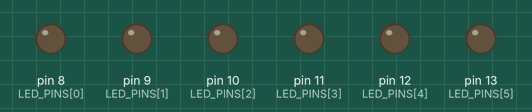
Recording of a sketch running on a simulated Arduino Uno, built with avr-gcc and run on an emulated ATmega328P. On the bench: output pins drawn as LEDs (lit = HIGH). Random numbers use the default seed unless the sketch sets one.

Above: at 1.8 s.
At 11.48 s:
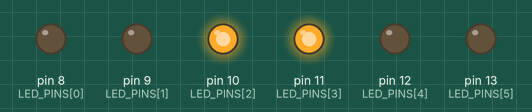
At 13.88 s:
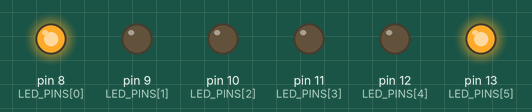
At 21.4 s:
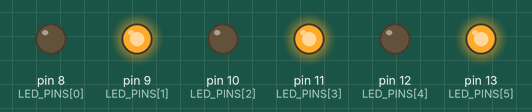
At 22.1 s:
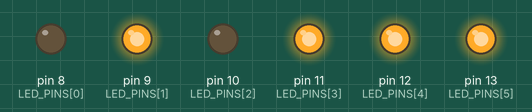
At 38.6 s:
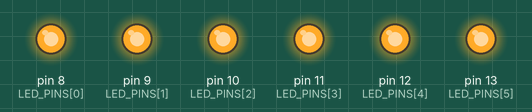
Timing chart, 0 to 40.0 s (numbered marks = the images above):
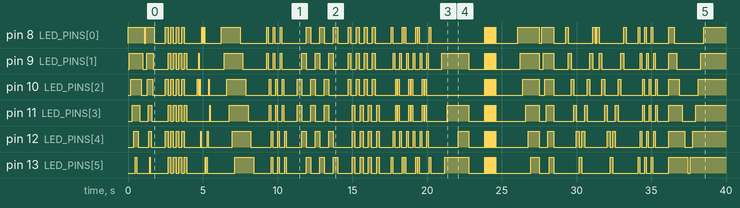

The sketch:

EMICIDA.ino
```cpp
// Definição dos pinos onde os LEDs estão conectados (8 a 13)
const int LED_PINS[] = {8, 9, 10, 11, 12, 13};
const int NUM_LEDS = 6;

// Constantes para controle de tempo (em milissegundos)
const int DELAY_EXTREMO = 50; // Para flashes muito rápidos
const int DELAY_RAPIDO = 100;
const int DELAY_MEDIO = 180;
const int DELAY_LENTO = 300;
const int DELAY_PAUSA = 700; // Pausa longa entre as sequências

void setup() {
  // Configura todos os pinos dos LEDs como OUTPUT
  for (int i = 0; i < NUM_LEDS; i++) {
    pinMode(LED_PINS[i], OUTPUT);
    digitalWrite(LED_PINS[i], LOW); // Garante que estão todos apagados
  }
  // Inicializa o gerador de números aleatórios
  randomSeed(analogRead(A0));
}

// ---------------------------------------------
// --- 10 Funções de Sequência de Pisca-Pisca (Originais) ---
// ---------------------------------------------

// 1. Vai e Volta (Efeito de Carro de Corrida)
void sequenciaVaiEVolta(int tempo) {
  for (int i = 0; i < NUM_LEDS; i++) {
    digitalWrite(LED_PINS[i], HIGH);
    delay(tempo);
  }
  for (int i = NUM_LEDS - 1; i >= 0; i--) {
    digitalWrite(LED_PINS[i], LOW);
    delay(tempo);
  }
}

// 2. Alternada (Pares e Ímpares)
void sequenciaAlternada(int tempo) {
  for (int i = 0; i < NUM_LEDS; i += 2) {
    digitalWrite(LED_PINS[i], HIGH);
  }
  delay(tempo);
  for (int i = 0; i < NUM_LEDS; i += 2) {
    digitalWrite(LED_PINS[i], LOW);
  }
  for (int i = 1; i < NUM_LEDS; i += 2) {
    digitalWrite(LED_PINS[i], HIGH);
  }
  delay(tempo);
  for (int i = 1; i < NUM_LEDS; i += 2) {
    digitalWrite(LED_PINS[i], LOW);
  }
}

// 3. Concentração (Centro para as Pontas e Volta)
void sequenciaConcentracao(int tempo) {
  for (int i = 0; i < NUM_LEDS / 2; i++) {
    digitalWrite(LED_PINS[NUM_LEDS / 2 - 1 - i], HIGH);
    digitalWrite(LED_PINS[NUM_LEDS / 2 + i], HIGH);
    delay(tempo);
    digitalWrite(LED_PINS[NUM_LEDS / 2 - 1 - i], LOW);
    digitalWrite(LED_PINS[NUM_LEDS / 2 + i], LOW);
  }
}

// 4. Flash (Todos Juntos)
void sequenciaFlash(int repeticoes, int tempo) {
  for (int r = 0; r < repeticoes; r++) {
    for (int i = 0; i < NUM_LEDS; i++) {
      digitalWrite(LED_PINS[i], HIGH);
    }
    delay(tempo);
    for (int i = 0; i < NUM_LEDS; i++) {
      digitalWrite(LED_PINS[i], LOW);
    }
    delay(tempo);
  }
}

// 5. Deslizar (Preenchimento e Limpeza na mesma direção)
void sequenciaDeslizar(int tempo) {
  // Acende do 8 ao 13, mantendo acesos
  for (int i = 0; i < NUM_LEDS; i++) {
    digitalWrite(LED_PINS[i], HIGH);
    delay(tempo);
  }
  delay(DELAY_MEDIO); // Mantém aceso por um tempo
  // Apaga do 8 ao 13
  for (int i = 0; i < NUM_LEDS; i++) {
    digitalWrite(LED_PINS[i], LOW);
    delay(tempo);
  }
}

// 6. Aleatória (Pisca um LED por vez em posições não ordenadas)
void sequenciaAleatoria(int ciclos, int tempo) {
  for (int c = 0; c < ciclos; c++) {
    int pino_aleatorio = random(0, NUM_LEDS);
    digitalWrite(LED_PINS[pino_aleatorio], HIGH);
    delay(tempo);
    digitalWrite(LED_PINS[pino_aleatorio], LOW);
    delay(tempo / 2);
  }
}

// 7. Sequência Ping-Pong (Pontas para o centro e volta - Acende e Apaga no passo)
void sequenciaPingPong(int tempo) {
  // Pontas para o centro (Acende & Apaga)
  for (int i = 0; i < NUM_LEDS / 2; i++) {
    digitalWrite(LED_PINS[i], HIGH);
    digitalWrite(LED_PINS[NUM_LEDS - 1 - i], HIGH);
    delay(tempo);
    digitalWrite(LED_PINS[i], LOW);
    digitalWrite(LED_PINS[NUM_LEDS - 1 - i], LOW);
    delay(tempo / 2);
  }
  // Centro para as pontas (Acende & Apaga)
  for (int i = NUM_LEDS / 2 - 1; i >= 0; i--) {
    digitalWrite(LED_PINS[i], HIGH);
    digitalWrite(LED_PINS[NUM_LEDS - 1 - i], HIGH);
    delay(tempo);
    digitalWrite(LED_PINS[i], LOW);
    digitalWrite(LED_PINS[NUM_LEDS - 1 - i], LOW);
    delay(tempo / 2);
  }
}

// 8. Aleatória com Rastro (Acumula LEDs acesos e limpa)
void sequenciaAleatoriaRastro(int passos, int tempo) {
  // Acende LEDs aleatórios, mantendo-os acesos
  for (int p = 0; p < passos; p++) {
    int pino_aleatorio = random(0, NUM_LEDS);
    digitalWrite(LED_PINS[pino_aleatorio], HIGH);
    delay(tempo);
  }

  // Apaga todos de uma vez
  for (int i = 0; i < NUM_LEDS; i++) {
    digitalWrite(LED_PINS[i], LOW);
  }
  delay(tempo * 2);
}

// 9. Sequência Dupla (Pisca em Pares: 8&9, 10&11, 12&13)
void sequenciaDupla(int tempo) {
  for (int i = 0; i < NUM_LEDS; i += 2) {
    // Acende o par
    digitalWrite(LED_PINS[i], HIGH);
    digitalWrite(LED_PINS[i + 1], HIGH);
    delay(tempo);

    // Apaga o par
    digitalWrite(LED_PINS[i], LOW);
    digitalWrite(LED_PINS[i + 1], LOW);
    delay(tempo / 2);
  }
}

// 10. Sequência Metades Alternadas (1ª Metade pisca, depois a 2ª)
void sequenciaMetades(int tempo) {
  // Acende e apaga a primeira metade (8, 9, 10)
  for (int i = 0; i < NUM_LEDS / 2; i++) {
    digitalWrite(LED_PINS[i], HIGH);
  }
  delay(tempo);
  for (int i = 0; i < NUM_LEDS / 2; i++) {
    digitalWrite(LED_PINS[i], LOW);
  }
  delay(tempo / 2);

  // Acende e apaga a segunda metade (11, 12, 13)
  for (int i = NUM_LEDS / 2; i < NUM_LEDS; i++) {
    digitalWrite(LED_PINS[i], HIGH);
  }
  delay(tempo);
  for (int i = NUM_LEDS / 2; i < NUM_LEDS; i++) {
    digitalWrite(LED_PINS[i], LOW);
  }
  delay(tempo / 2);
}

// ---------------------------------------------
// --- 10 NOVAS Funções de Sequência de Pisca-Pisca ---
// ---------------------------------------------

// 11. Ondas (Acende um por um, apaga todos juntos)
void sequenciaOndas(int tempo) {
  for (int i = 0; i < NUM_LEDS; i++) {
    digitalWrite(LED_PINS[i], HIGH);
    delay(tempo);
  }
  delay(tempo * 2);
  for (int i = 0; i < NUM_LEDS; i++) {
    digitalWrite(LED_PINS[i], LOW);
  }
  delay(tempo);
}

// 12. Pêndulo (Vai e Volta, Apagando o anterior)
void sequenciaPendulo(int tempo) {
  // Vai
  for (int i = 0; i < NUM_LEDS; i++) {
    digitalWrite(LED_PINS[i], HIGH);
    if (i > 0) digitalWrite(LED_PINS[i - 1], LOW);
    delay(tempo);
  }
  // Volta
  for (int i = NUM_LEDS - 2; i >= 0; i--) {
    digitalWrite(LED_PINS[i], HIGH);
    digitalWrite(LED_PINS[i + 1], LOW);
    delay(tempo);
  }
  digitalWrite(LED_PINS[0], LOW); // Apaga o último
  delay(tempo / 2);
}

// 13. Piscada Externa/Interna (Alterna entre as pontas e os interiores)
void sequenciaExternaInterna(int tempo) {
  // Externa (8 & 13)
  digitalWrite(LED_PINS[0], HIGH);
  digitalWrite(LED_PINS[NUM_LEDS - 1], HIGH);
  delay(tempo);
  digitalWrite(LED_PINS[0], LOW);
  digitalWrite(LED_PINS[NUM_LEDS - 1], LOW);
  delay(tempo / 2);

  // Interior (9 & 12)
  digitalWrite(LED_PINS[1], HIGH);
  digitalWrite(LED_PINS[NUM_LEDS - 2], HIGH);
  delay(tempo);
  digitalWrite(LED_PINS[1], LOW);
  digitalWrite(LED_PINS[NUM_LEDS - 2], LOW);
  delay(tempo / 2);

  // Centro (10 & 11)
  digitalWrite(LED_PINS[2], HIGH);
  digitalWrite(LED_PINS[NUM_LEDS - 3], HIGH);
  delay(tempo);
  digitalWrite(LED_PINS[2], LOW);
  digitalWrite(LED_PINS[NUM_LEDS - 3], LOW);
  delay(tempo / 2);
}

// 14. Corrida Reversa (Vai e Volta, mas apagando ao invés de acender)
void sequenciaCorridaReversa(int tempo) {
  // Primeiro, acende todos
  for (int i = 0; i < NUM_LEDS; i++) {
    digitalWrite(LED_PINS[i], HIGH);
  }
  delay(tempo * 2);

  // Apaga do 8 ao 13
  for (int i = 0; i < NUM_LEDS; i++) {
    digitalWrite(LED_PINS[i], LOW);
    delay(tempo);
  }
  // Acende do 13 ao 8
  for (int i = NUM_LEDS - 1; i >= 0; i--) {
    digitalWrite(LED_PINS[i], HIGH);
    delay(tempo);
  }
  delay(tempo);
}

// 15. Acende um a um, apaga um a um na ordem oposta
void sequenciaPreencherInverter(int tempo) {
  // Preenche (8 -> 13)
  for (int i = 0; i < NUM_LEDS; i++) {
    digitalWrite(LED_PINS[i], HIGH);
    delay(tempo);
  }
  delay(tempo * 2);

  // Apaga (13 -> 8)
  for (int i = NUM_LEDS - 1; i >= 0; i--) {
    digitalWrite(LED_PINS[i], LOW);
    delay(tempo);
  }
}

// 16. Flash Duplo Alternado (Pares piscam 2x, depois Ímpares 2x)
void sequenciaFlashAlternadoDuplo(int tempo) {
  // Pares 2x
  for(int r = 0; r < 2; r++) {
    for (int i = 0; i < NUM_LEDS; i += 2) {
      digitalWrite(LED_PINS[i], HIGH);
    }
    delay(tempo);
    for (int i = 0; i < NUM_LEDS; i += 2) {
      digitalWrite(LED_PINS[i], LOW);
    }
    delay(tempo);
  }

  // Ímpares 2x
  for(int r = 0; r < 2; r++) {
    for (int i = 1; i < NUM_LEDS; i += 2) {
      digitalWrite(LED_PINS[i], HIGH);
    }
    delay(tempo);
    for (int i = 1; i < NUM_LEDS; i += 2) {
      digitalWrite(LED_PINS[i], LOW);
    }
    delay(tempo);
  }
}

// 17. Duplo Vai e Volta (Dois LEDs acesos "correndo" juntos)
void sequenciaDuploCorrida(int tempo) {
  // Vai (8&9, 9&10, ..., 12&13)
  for (int i = 0; i < NUM_LEDS - 1; i++) {
    digitalWrite(LED_PINS[i], HIGH);
    digitalWrite(LED_PINS[i + 1], HIGH);
    if (i > 0) digitalWrite(LED_PINS[i - 1], LOW); // Apaga o anterior
    delay(tempo);
  }

  // Volta (13&12, 12&11, ..., 9&8)
  for (int i = NUM_LEDS - 2; i >= 0; i--) {
    digitalWrite(LED_PINS[i], HIGH);
    digitalWrite(LED_PINS[i + 1], HIGH);
    if (i < NUM_LEDS - 2) digitalWrite(LED_PINS[i + 2], LOW); // Apaga o anterior
    delay(tempo);
  }
  // Apaga os dois últimos (8 e 9)
  digitalWrite(LED_PINS[0], LOW);
  digitalWrite(LED_PINS[1], LOW);
  delay(tempo / 2);
}

// 18. Contagem Binária (Demonstração visual de 0 a 63 - requer 6 LEDs)
// OBS: 6 LEDs dão $2^6 = 64$ estados, de 0 a 63.
void sequenciaContagemBinaria(int tempo) {
  for (int j = 0; j < 64; j++) { // 64 estados (0 a 63)
    for (int i = 0; i < NUM_LEDS; i++) {
      // Verifica o bit na posição 'i'
      if ((j >> i) & 1) {
        digitalWrite(LED_PINS[i], HIGH);
      } else {
        digitalWrite(LED_PINS[i], LOW);
      }
    }
    delay(tempo);
  }
}

// 19. Piscada Aleatória em Grupo (3 LEDs aleatórios piscam juntos)
void sequenciaGrupoAleatorio(int ciclos, int tempo) {
  for (int c = 0; c < ciclos; c++) {
    int pinos_acesos[3];

    // Seleciona 3 pinos únicos aleatoriamente
    for(int i = 0; i < 3; i++) {
      int novo_pino;
      bool repetido;
      do {
        novo_pino = random(0, NUM_LEDS);
        repetido = false;
        for(int j = 0; j < i; j++) {
          if (pinos_acesos[j] == novo_pino) {
            repetido = true;
            break;
          }
        }
      } while (repetido);
      pinos_acesos[i] = novo_pino;
      digitalWrite(LED_PINS[novo_pino], HIGH);
    }

    delay(tempo);

    // Apaga os 3 pinos
    for(int i = 0; i < 3; i++) {
      digitalWrite(LED_PINS[pinos_acesos[i]], LOW);
    }
    delay(tempo / 2);
  }
}

// 20. Sequência de Alarme (Flash rápido externo, depois Flash lento geral)
void sequenciaAlarme(int tempo) {
  // Flash externo rápido (8 e 13)
  for (int r = 0; r < 4; r++) {
    digitalWrite(LED_PINS[0], HIGH);
    digitalWrite(LED_PINS[NUM_LEDS - 1], HIGH);
    delay(tempo / 2);
    digitalWrite(LED_PINS[0], LOW);
    digitalWrite(LED_PINS[NUM_LEDS - 1], LOW);
    delay(tempo / 2);
  }

  // Flash geral lento
  sequenciaFlash(2, tempo * 3);
}

// ---------------------------------------------
// --- Loop Principal (Orquestrando as 20 Sequências) ---
// ---------------------------------------------

void loop() {
  // --- ORIGINAIS (1 a 10) ---

  // 1. Vai e Volta
  sequenciaVaiEVolta(DELAY_RAPIDO);
  sequenciaVaiEVolta(DELAY_RAPIDO / 2);
  delay(DELAY_PAUSA);

  // 2. Alternada (Pares/Ímpares)
  for(int i = 0; i < 4; i++) {
    sequenciaAlternada(DELAY_MEDIO);
  }
  delay(DELAY_PAUSA);

  // 3. Aleatória (Pisca um por vez)
  sequenciaAleatoria(12, DELAY_EXTREMO);
  delay(DELAY_PAUSA);

  // 4. Deslizar (Preenchimento)
  sequenciaDeslizar(DELAY_MEDIO);
  delay(DELAY_PAUSA);

  // 5. Dupla (Pisca em Pares)
  for (int i = 0; i < 3; i++) {
    sequenciaDupla(DELAY_RAPIDO);
  }
  delay(DELAY_PAUSA);

  // 6. Concentração (Centro para as Pontas e Volta)
  for(int i = 0; i < 3; i++) {
    sequenciaConcentracao(DELAY_LENTO);
  }
  delay(DELAY_PAUSA);

  // 7. Metades Alternadas
  for (int i = 0; i < 4; i++) {
    sequenciaMetades(DELAY_MEDIO);
  }
  delay(DELAY_PAUSA);

  // 8. Ping-Pong (Pontas para o centro e volta - Acende/Apaga)
  for (int i = 0; i < 3; i++) {
    sequenciaPingPong(DELAY_RAPIDO);
  }
  delay(DELAY_PAUSA);

  // 9. Aleatória com Rastro
  sequenciaAleatoriaRastro(10, DELAY_MEDIO);
  delay(DELAY_PAUSA);

  // 10. Flash (Todos Juntos)
  sequenciaFlash(8, DELAY_EXTREMO);
  delay(DELAY_PAUSA * 2);

  // -------------------------
  // --- NOVOS EFEITOS (11 a 20) ---
  // -------------------------

  // 11. Ondas (Acende 1 a 1, apaga todos juntos)
  sequenciaOndas(DELAY_MEDIO);
  sequenciaOndas(DELAY_RAPIDO);
  delay(DELAY_PAUSA);

  // 12. Pêndulo (Vai e Volta, Apagando o anterior)
  for(int i = 0; i < 2; i++) {
    sequenciaPendulo(DELAY_MEDIO);
  }
  delay(DELAY_PAUSA);

  // 13. Piscada Externa/Interna (Alterna em Pares Simétricos)
  for(int i = 0; i < 3; i++) {
    sequenciaExternaInterna(DELAY_RAPIDO);
  }
  delay(DELAY_PAUSA);

  // 14. Corrida Reversa (Apaga 1 a 1, acende 1 a 1)
  sequenciaCorridaReversa(DELAY_MEDIO);
  delay(DELAY_PAUSA);

  // 15. Preencher e Inverter (Preenche 8->13, Apaga 13->8)
  sequenciaPreencherInverter(DELAY_RAPIDO);
  delay(DELAY_PAUSA);

  // 16. Flash Duplo Alternado (Pares 2x, Ímpares 2x)
  sequenciaFlashAlternadoDuplo(DELAY_MEDIO);
  delay(DELAY_PAUSA);

  // 17. Duplo Vai e Volta (Dois LEDs correndo juntos)
  for(int i = 0; i < 2; i++) {
    sequenciaDuploCorrida(DELAY_MEDIO);
  }
  delay(DELAY_PAUSA);

  // 18. Contagem Binária
  sequenciaContagemBinaria(DELAY_RAPIDO);
  delay(DELAY_PAUSA);

  // 19. Grupo Aleatório (3 LEDs juntos)
  sequenciaGrupoAleatorio(8, DELAY_MEDIO);
  delay(DELAY_PAUSA);

  // 20. Alarme (Flash externo rápido, Flash geral lento)
  sequenciaAlarme(DELAY_RAPIDO);
  delay(DELAY_PAUSA * 3); // Pausa bem longa para o final do super-ciclo
}
```

Measured:
- by itself, pin 8 (LED_PINS[0]): LOW → HIGH at 0.00 s, → LOW 1.1 s later, → HIGH 0.10 s later, → LOW 0.55 s later, … (89 changes in this stretch)
- by itself, pin 9 (LED_PINS[1]): LOW → HIGH at 0.10 s, → LOW 0.90 s later, → HIGH 0.25 s later, → LOW 0.45 s later, … (87 changes in this stretch)
- by itself, pin 10 (LED_PINS[2]): LOW → HIGH at 0.20 s, → LOW 0.70 s later, → HIGH 0.40 s later, → LOW 0.35 s later, … (89 changes in this stretch)
- by itself, pin 11 (LED_PINS[3]): LOW → HIGH at 0.30 s, → LOW 0.50 s later, → HIGH 0.55 s later, → LOW 0.25 s later, … (87 changes in this stretch)
- by itself, pin 12 (LED_PINS[4]): LOW → HIGH at 0.40 s, → LOW 0.30 s later, → HIGH 0.70 s later, → LOW 0.15 s later, … (89 changes in this stretch)
